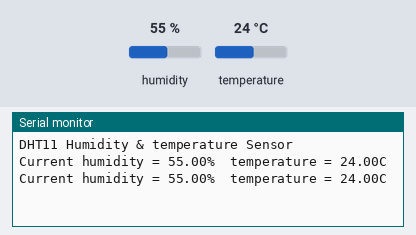
Simulated run of this sketch. Board: Arduino Uno, built with avr-gcc and run on an emulated ATmega328P. Parts: the last lines printed to the serial monitor. The test bench sets the inputs (shaded band); at power-on: humidity 55 %, temperature 24 °C.

Above: at 2.7 s.
2.8 s: humidity set to 22 %
At 4.1 s:
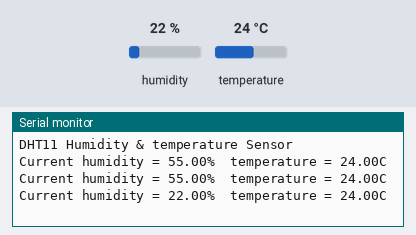
4.3 s: temperature set to 12 °C
At 5.1 s:
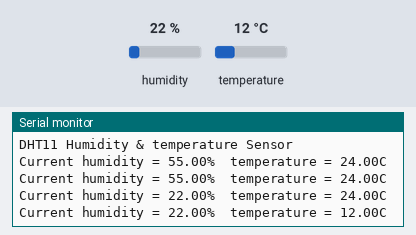
5.8 s: humidity set to 40 %
At 7.0 s:
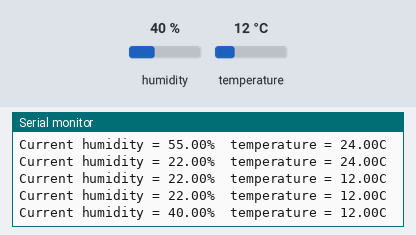
Timing chart, 0 to 8.8 s (numbered marks = the images above; inputs shaded):
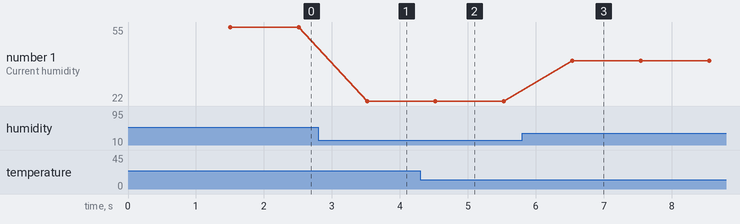

The sketch:

DHTSensor2.ino
```cpp
#include "dht.h"
#define dht_apin A1 // Analog Pin sensor is connected to A0

dht DHT;

void setup(){

  Serial.begin(9600);
  delay(500);//Delay to let system boot
  Serial.println("DHT11 Humidity & temperature Sensor\n\n");
  delay(1000);//Wait before accessing Sensor

}//end "setup()"

void loop(){
  //Start of Program

    DHT.read22(dht_apin);

    Serial.print("Current humidity = ");
    Serial.print(DHT.humidity);
    Serial.print("%  ");
    Serial.print("temperature = ");
    Serial.print(DHT.temperature);
    Serial.println("C  ");

    delay(1000);//Wait 60 seconds before accessing sensor again.

  //Fastest should be once every two seconds.

}// end loop()
```

Measured:
- after the input at 2.8 s, the serial monitor: prints a new line after 0.72 s (image 1)
- after the input at 4.3 s, the serial monitor: prints a new line after 0.23 s (image 2)
- after the input at 5.8 s, the serial monitor: prints a new line after 0.74 s (image 3)
- plotted number 1: 55 → 22 after the input at 2.8 s, 22 → 40 after the input at 5.8 s
